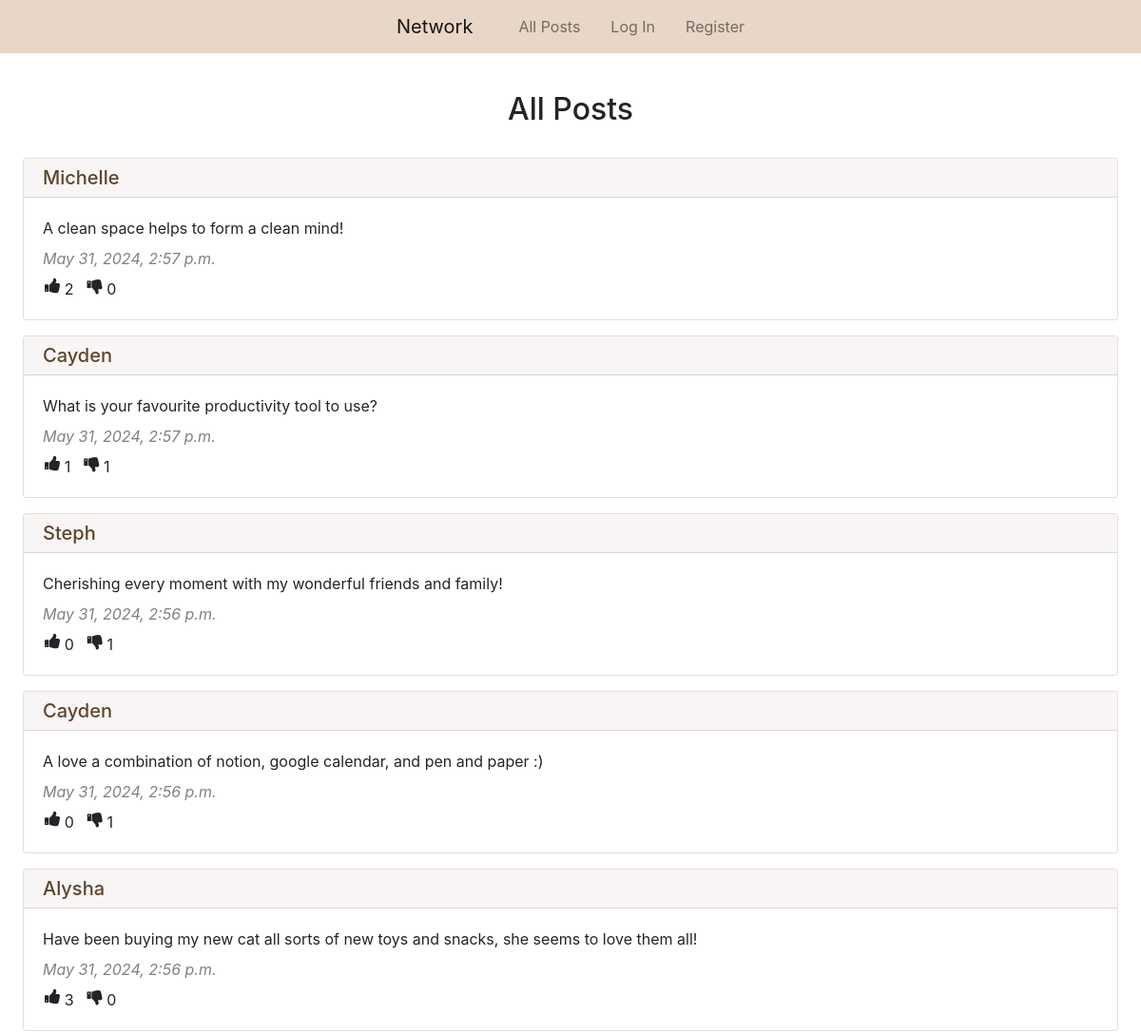
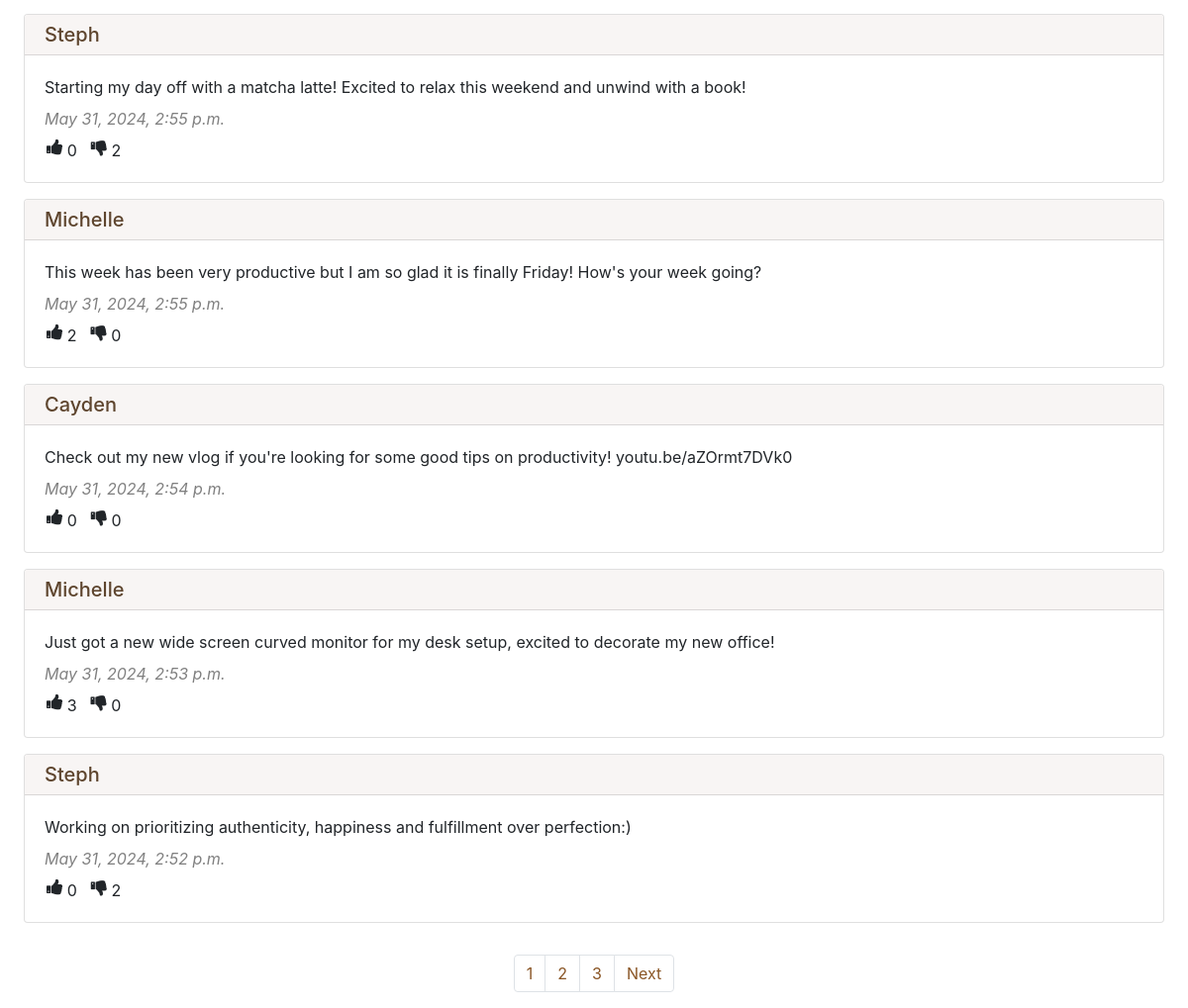
The page / on the database its author committed (2 pictures, top to bottom).
### network/models.py (models this page shows, shortened)
class Post(models.Model):
    content = models.CharField(max_length=300)
    user = models.ForeignKey(User, on_delete=models.CASCADE, related_name="post_user")
    date_time = models.DateTimeField(auto_now_add=True)

class User(AbstractUser):
    pass

### network/views.py (the view)
# urls.py: path("", views.index, name="index"),
def index(request):
    all_posts = Post.objects.all().order_by("id").reverse()
    all_likes = Like.objects.all()
    your_liked_post_ids = []
    try:
        for like in all_likes:
            if like.user.id == request.user.id:
                your_liked_post_ids.append(like.post.id)
    except:
        your_liked_post_ids = []
    all_dislikes = Dislike.objects.all()
    your_disliked_post_ids = []
    try:
        for dislike in all_dislikes:
            if dislike.user.id == request.user.id:
                your_disliked_post_ids.append(dislike.post.id)
    except:
        your_disliked_post_ids = []
    paginator = Paginator(all_posts, 10)
    page_number = request.GET.get("page")
    page_posts = paginator.get_page(page_number)
    return render(request, "network/index.html", {
        "page_posts": page_posts,
        "your_liked_post_ids": your_liked_post_ids,
        "your_disliked_post_ids": your_disliked_post_ids
    })

### network/templates/network/index.html (shortened to what this page needs)
{% extends "network/layout.html" %}
{% block body %}
    <h2 class="px-5 pt-4 pb-3 mt-3 text-center">All Posts</h2>
    {% for post in page_posts %}
        <div class="px-4 py-2">
            <div class="card">
                <h5 class="card-header bg-brown pt-2 pb-2"><a class="brownlink" href="{% url 'profile' user_id=post.user.id %}">{{ post.user.username | capfirst }}</a></h5>
                <div class="card-body">
                    <p class="card-text mt-0 mb-2" id="content_{{ post.id }}">{{ post.content }}</p>
                    <p class="card-text grey mt-2 mb-1"><i>{{ post.date_time }}</i></p>
                    <div class="row pl-3 mt-2">
                        <div class="pl-3 pr-4 row">
                            <i class="fa fa-thumbs-up" style="font-size:18px"></i>
                            <div class="px-1" id="like_count_{{ post.id }}"> {{ post.like_post.count }}</div>
                        </div>
                        <div class="pl-3 row">
                            <i class="fa fa-thumbs-down" style="font-size:18px"></i>
                            <div class="px-1" id="dislike_count_{{ post.id }}"> {{ post.dislike_post.count }}</div>
                        </div>
                    </div>
                </div>
            </div>
        </div>
    {% endfor %}
    <br>
    <nav aria-label="Page navigation">
        <ul class="pagination d-flex justify-content-center">
            {% for i in page_posts.paginator.page_range %}
                <li class="page-item"><a class="page-link brown-text" href="?page={{ i }}">{{ i }}</a></li>
            {% endfor %}
            {% if page_posts.has_next %}
                <li class="page-item"><a class="page-link brown-text" href="?page={{ page_posts.next_page_number }}">Next</a></li>
            {% endif %}
        </ul>
      </nav>
{% endblock %}

### network/static/network/styles.css (style rules this page uses)
.brownlink { color: #8a5626 !important; }
.brownlink { color: #5e452e !important; }
.bg-brown { background-color: #f8f5f4 !important; }
.brown-text { color: #8a5626 !important; }
.grey { color: grey !important; }

### rows shown on the page
Post: user.username "Michelle", content "A clean space helps to form a clean mind!", date_time "May 31, 2024, 2:57 p.m.", like_post.count "2", dislike_post.count "0"
Post: user.username "Cayden", content "What is your favourite productivity tool to use?", date_time "May 31, 2024, 2:57 p.m.", like_post.count "1", dislike_post.count "1"
Post: user.username "Steph", content "Cherishing every moment with my wonderful friends and family!", date_time "May 31, 2024, 2:56 p.m.", like_post.count "0", dislike_post.count "1"
Post: user.username "Cayden", content "A love a combination of notion, google calendar, and pen and paper :)", date_time "May 31, 2024, 2:56 p.m.", like_post.count "0", dislike_post.count "1"
Post: user.username "Alysha", content "Have been buying my new cat all sorts of new toys and snacks, she seems to love them all!", date_time "May 31, 2024, 2:56 p.m.", like_post.count "3", dislike_post.count "0"
Post: user.username "Steph", content "Starting my day off with a matcha latte! Excited to relax this weekend and unwind with a book!", date_time "May 31, 2024, 2:55 p.m.", like_post.count "0", dislike_post.count "2"
Post: user.username "Michelle", content "This week has been very productive but I am so glad it is finally Friday! How's your week going?", date_time "May 31, 2024, 2:55 p.m.", like_post.count "2", dislike_post.count "0"
Post: user.username "Cayden", content "Check out my new vlog if you're looking for some good tips on productivity! youtu.be/aZOrmt7DVk0", date_time "May 31, 2024, 2:54 p.m.", like_post.count "0", dislike_post.count "0"
Post: user.username "Michelle", content "Just got a new wide screen curved monitor for my desk setup, excited to decorate my new office!", date_time "May 31, 2024, 2:53 p.m.", like_post.count "3", dislike_post.count "0"
Post: user.username "Steph", content "Working on prioritizing authenticity, happiness and fulfillment over perfection:)", date_time "May 31, 2024, 2:52 p.m.", like_post.count "0", dislike_post.count "2"

### other values the page prints
{{ i }} "1" "2" "3"
